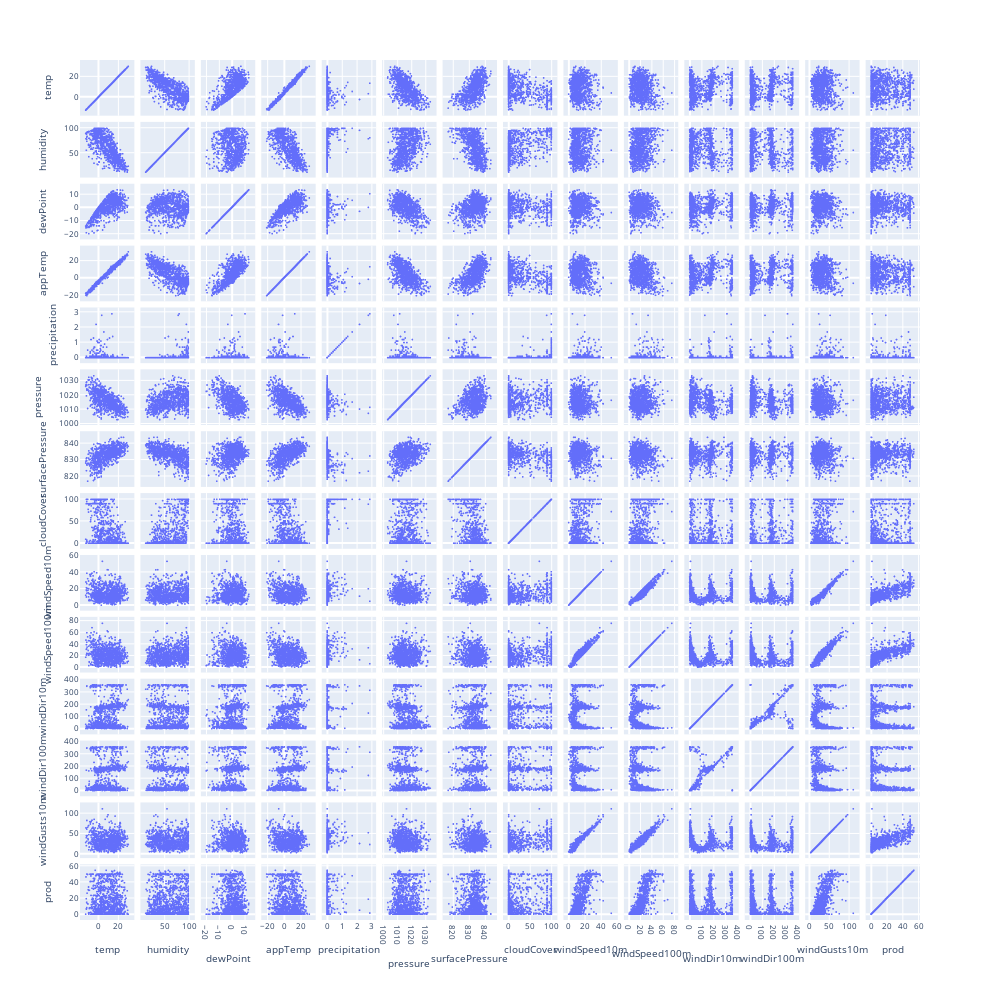

The cell this chart's notebook holds for it:
### Code cell
df = train_df[['temp', 'humidity', 'dewPoint', 'appTemp', 'precipitation',
       'pressure', 'surfacePressure', 'cloudCover', 'windSpeed10m',
       'windSpeed100m', 'windDir10m', 'windDir100m', 'windGusts10m', 'prod']].sample(1000)
fig = px.scatter_matrix(df, dimensions=df.columns)
fig.update_layout(height=1000, width=1000, font = dict(size=8))

fig.update_traces(marker=dict(size=2))
fig.show()

### Figure 1 — Plotly figure (JSON) as saved in the notebook; plotly's stock layout.template omitted (floating-point values rounded to 4 significant figures; data arrays with more than 128 entries replaced by an {"elided": "..."} marker saying what was removed)
{"data": [{"dimensions": [{"axis": {"matches": true}, "label": "temp", "values": {"elided": "1000 float values"}}, {"axis": {"matches": true}, "label": "humidity", "values": {"elided": "1000 int values"}}, {"axis": {"matches": true}, "label": "dewPoint", "values": {"elided": "1000 float values"}}, {"axis": {"matches": true}, "label": "appTemp", "values": {"elided": "1000 float values"}}, {"axis": {"matches": true}, "label": "precipitation", "values": {"elided": "1000 float values"}}, {"axis": {"matches": true}, "label": "pressure", "values": {"elided": "1000 float values"}}, {"axis": {"matches": true}, "label": "surfacePressure", "values": {"elided": "1000 float values"}}, {"axis": {"matches": true}, "label": "cloudCover", "values": {"elided": "1000 int values"}}, {"axis": {"matches": true}, "label": "windSpeed10m", "values": {"elided": "1000 float values"}}, {"axis": {"matches": true}, "label": "windSpeed100m", "values": {"elided": "1000 float values"}}, {"axis": {"matches": true}, "label": "windDir10m", "values": {"elided": "1000 int values"}}, {"axis": {"matches": true}, "label": "windDir100m", "values": {"elided": "1000 int values"}}, {"axis": {"matches": true}, "label": "windGusts10m", "values": {"elided": "1000 float values"}}, {"axis": {"matches": true}, "label": "prod", "values": {"elided": "1000 float values"}}], "hovertemplate": "%{xaxis.title.text}=%{x}<br>%{yaxis.title.text}=%{y}<extra></extra>", "legendgroup": "", "marker": {"color": "#636efa", "size": 2, "symbol": "circle"}, "name": "", "showlegend": false, "type": "splom", "uid": "b25e945d-5042-4e79-a63a-bfa75abee2c4"}], "layout": {"dragmode": "select", "font": {"size": 8}, "height": 1000, "legend": {"tracegroupgap": 0}, "margin": {"t": 60}, "width": 1000}}
